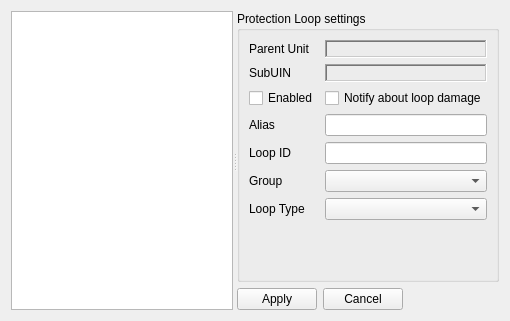
<?xml version="1.0" encoding="UTF-8"?>
<ui version="4.0">
 <class>ProtectionLoopsManager</class>
 <widget class="QWidget" name="ProtectionLoopsManager">
  <property name="geometry">
   <rect>
    <x>0</x>
    <y>0</y>
    <width>510</width>
    <height>321</height>
   </rect>
  </property>
  <property name="windowTitle">
   <string>Form</string>
  </property>
  <layout class="QGridLayout" name="gridLayout">
   <item row="0" column="0">
    <widget class="QSplitter" name="splitter">
     <property name="orientation">
      <enum>Qt::Horizontal</enum>
     </property>
     <property name="childrenCollapsible">
      <bool>false</bool>
     </property>
     <widget class="QListWidget" name="listWidget_main_list">
      <property name="sizePolicy">
       <sizepolicy hsizetype="Expanding" vsizetype="Expanding">
        <horstretch>0</horstretch>
        <verstretch>0</verstretch>
       </sizepolicy>
      </property>
     </widget>
     <widget class="QWidget" name="verticalLayoutWidget_2">
      <layout class="QVBoxLayout" name="verticalLayout_6">
       <item>
        <widget class="QGroupBox" name="groupBox_3">
         <property name="sizePolicy">
          <sizepolicy hsizetype="Preferred" vsizetype="Expanding">
           <horstretch>0</horstretch>
           <verstretch>0</verstretch>
          </sizepolicy>
         </property>
         <property name="title">
          <string>Protection Loop settings</string>
         </property>
         <layout class="QGridLayout" name="gridLayout_11">
          <item row="3" column="0">
           <widget class="QCheckBox" name="chbx_enabled">
            <property name="text">
             <string>Enabled</string>
            </property>
           </widget>
          </item>
          <item row="1" column="0">
           <widget class="QLabel" name="label_25">
            <property name="text">
             <string>SubUIN</string>
            </property>
           </widget>
          </item>
          <item row="6" column="0">
           <widget class="QLabel" name="label_19">
            <property name="text">
             <string>Group</string>
            </property>
           </widget>
          </item>
          <item row="4" column="1">
           <widget class="QLineEdit" name="le_alias"/>
          </item>
          <item row="10" column="1">
           <spacer name="verticalSpacer_5">
            <property name="orientation">
             <enum>Qt::Vertical</enum>
            </property>
            <property name="sizeHint" stdset="0">
             <size>
              <width>20</width>
              <height>40</height>
             </size>
            </property>
           </spacer>
          </item>
          <item row="4" column="0">
           <widget class="QLabel" name="label_22">
            <property name="text">
             <string>Alias</string>
            </property>
           </widget>
          </item>
          <item row="0" column="1">
           <widget class="QLabel" name="lbl_parent_unit">
            <property name="sizePolicy">
             <sizepolicy hsizetype="Ignored" vsizetype="Fixed">
              <horstretch>0</horstretch>
              <verstretch>0</verstretch>
             </sizepolicy>
            </property>
            <property name="frameShape">
             <enum>QFrame::WinPanel</enum>
            </property>
            <property name="frameShadow">
             <enum>QFrame::Sunken</enum>
            </property>
            <property name="text">
             <string/>
            </property>
           </widget>
          </item>
          <item row="3" column="1">
           <widget class="QCheckBox" name="chbx_damage_notify">
            <property name="text">
             <string>Notify about loop damage</string>
            </property>
           </widget>
          </item>
          <item row="6" column="1">
           <widget class="QComboBox" name="cmbx_group"/>
          </item>
          <item row="1" column="1">
           <widget class="QLabel" name="lbl_suin">
            <property name="sizePolicy">
             <sizepolicy hsizetype="Preferred" vsizetype="Fixed">
              <horstretch>0</horstretch>
              <verstretch>0</verstretch>
             </sizepolicy>
            </property>
            <property name="frameShape">
             <enum>QFrame::WinPanel</enum>
            </property>
            <property name="frameShadow">
             <enum>QFrame::Sunken</enum>
            </property>
            <property name="text">
             <string/>
            </property>
           </widget>
          </item>
          <item row="5" column="1">
           <widget class="QLineEdit" name="le_ID">
            <property name="readOnly">
             <bool>true</bool>
            </property>
           </widget>
          </item>
          <item row="5" column="0">
           <widget class="QLabel" name="label_23">
            <property name="text">
             <string>Loop ID</string>
            </property>
           </widget>
          </item>
          <item row="0" column="0">
           <widget class="QLabel" name="label_18">
            <property name="text">
             <string>Parent Unit</string>
            </property>
           </widget>
          </item>
          <item row="7" column="0">
           <widget class="QLabel" name="label_20">
            <property name="text">
             <string>Loop Type</string>
            </property>
           </widget>
          </item>
          <item row="7" column="1">
           <widget class="QComboBox" name="cmbx_loop_type"/>
          </item>
         </layout>
        </widget>
       </item>
       <item>
        <layout class="QHBoxLayout" name="horizontalLayout_21">
         <item>
          <widget class="QPushButton" name="btn_apply">
           <property name="sizePolicy">
            <sizepolicy hsizetype="Preferred" vsizetype="Fixed">
             <horstretch>0</horstretch>
             <verstretch>0</verstretch>
            </sizepolicy>
           </property>
           <property name="text">
            <string>Apply</string>
           </property>
          </widget>
         </item>
         <item>
          <widget class="QPushButton" name="btn_cancel">
           <property name="sizePolicy">
            <sizepolicy hsizetype="Preferred" vsizetype="Fixed">
             <horstretch>0</horstretch>
             <verstretch>0</verstretch>
            </sizepolicy>
           </property>
           <property name="text">
            <string>Cancel</string>
           </property>
          </widget>
         </item>
         <item>
          <spacer name="horizontalSpacer_12">
           <property name="orientation">
            <enum>Qt::Horizontal</enum>
           </property>
           <property name="sizeHint" stdset="0">
            <size>
             <width>40</width>
             <height>20</height>
            </size>
           </property>
          </spacer>
         </item>
        </layout>
       </item>
      </layout>
     </widget>
    </widget>
   </item>
  </layout>
 </widget>
 <tabstops>
  <tabstop>listWidget_main_list</tabstop>
  <tabstop>chbx_enabled</tabstop>
  <tabstop>chbx_damage_notify</tabstop>
  <tabstop>le_alias</tabstop>
  <tabstop>le_ID</tabstop>
  <tabstop>cmbx_group</tabstop>
  <tabstop>btn_apply</tabstop>
  <tabstop>btn_cancel</tabstop>
 </tabstops>
 <resources/>
 <connections/>
</ui>
